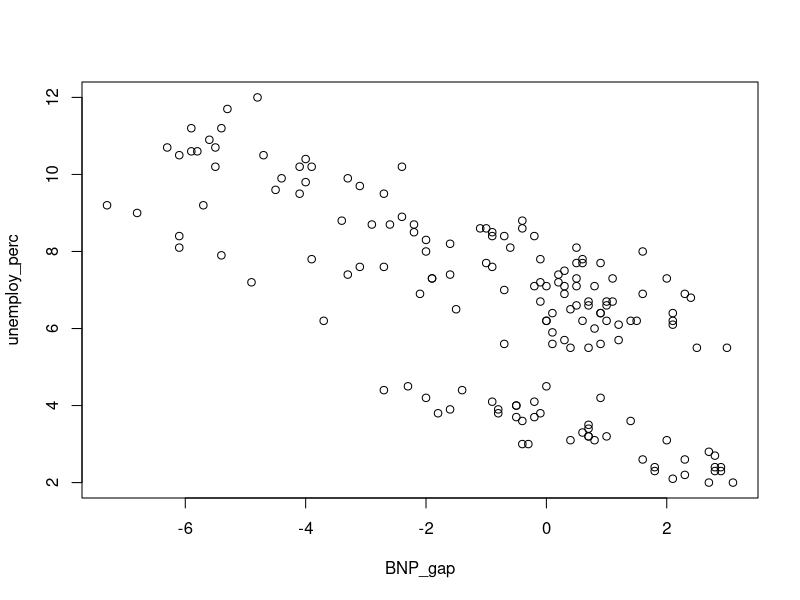

R code for this plot: (Note: this script raises an error after producing the figure.)
# Okuns law? or philips law? https://www.investopedia.com/articles/economics/12/okuns-law.asp
# Okun = GDP and unemployment inverse relationship
# philips law unemployment and GDP inverse relationship

# VARS are made to estimate relationship between multiple quantities over time,
# meaning we can see how several quantities can be modeled using lags of itself and others.


# One example of such case https://www.youtube.com/watch?v=UYRFYWNxX4c&ab_channel=JustinEloriaga

# Download data with 2 variables, GDP and unemployment or inflation from Statistics sweden.

# Then estimate VAR(P) of P lags and interpret coefs

# Do tests to check if assumptions are met, what P to choose and more.
# Such as KPSS and ADF and plotting/differencing to find I(D) for this data
# Check for cointegration.

# After models estimated, check residuals for normality/autocorrelation for assumptions and interpret

# Either keep it in script format or Rmarkdown/quarto or stay to script.

# Use latex to bind it all together in overleaf preferably.


# If cointegrated, use levels do not diff

# Konjunkturinstitutet, BNP GAP: https://prognos.konj.se/PxWeb/pxweb/sv/SenastePrognosen/SenastePrognosen__f24_resursutnyttjande/F2404.px/table/tableViewLayout2/?rxid=76600014-4460-47f5-8c63-680654f2935d

setwd("~/Desktop/R Skript/Econometrics Econ applied 2b/Term paper")

rm(list = ls())

df = read.csv("BNP_gap_1981Q1-2020Q4.csv", skip = 1, sep = ";", col.names = c("value","index","BNP_gap"))
df$unemploy_perc = read.csv("16-64_Unemployed1981Q1-2020Q4.csv", skip = 1, sep = ",", header = FALSE)[,4]
df = df[,2:4]
plot(df[,-1]) # seems to have an inverse relationship as expected!
cor(df[,-1]) # Negative correlation as expected

adf.test(ts(df[,"BNP_gap"])) # Can't reject for BNP needs to be diffed
adf.test(ts(df[,"unemploy_perc"]))# Can't reject for Unemploy_perc needs to be diffed

adf.test(diff(ts(df[,"BNP_gap"]))) # Can reject, significant evidence BNP is I(1)
adf.test(diff(ts(df[,"unemploy_perc"]))) # Can reject, significant evidence Unemployment is I(1)

kpss.test(ts(df[,"BNP_gap"])) # Can't reject for BNP gap, no need to diff
kpss.test(ts(df[,"unemploy_perc"]))# Can reject for Unemploy_perc, need to diff

kpss.test(diff(ts(df[,"unemploy_perc"]))) # Can't reject, no evidence Unemployment is I(0)
kpss.test(diff(ts(df[,"unemploy_perc"]))) # Can't reject, no evidence Unemployment is I(0)

# As ADF and kpss can agree that both series differenced make them stationary, we will use them diffed once.

ts_df = ts(df[,2:3], start = c(1981, 1), frequency = 4)

# Papers on this for references, use about 2-4
# https://www.ne.su.se/polopoly_fs/1.25832.1318427751!/menu/standard/file/Zeeshan_Arshad.pdf
# http://www.diva-portal.se/smash/get/diva2:1134842/FULLTEXT01.pdf
# https://www.diva-portal.org/smash/get/diva2:1700865/FULLTEXT01.pdf
